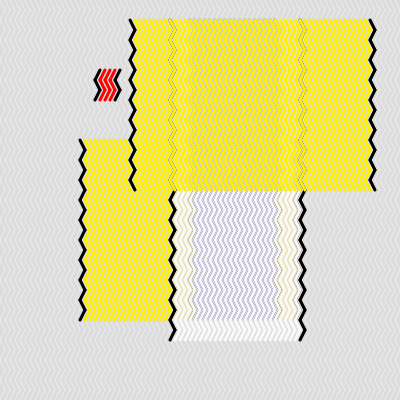
Frame 1 (no input)
Frame 60 (no input): identical to frame 1, image omitted
Frame 120 (the mouse pressed at the canvas centre since frame 60): identical to frame 1, image omitted

The p5.js sketch that drew this single still picture (run headless with seeded random() and noise() and a simulated clock; from frame 60 on, the mouse is pressed at the canvas centre):

// p5.js sketch
// ── sketch.js
let w = 5
let h = w*2;
let cols;
let rows;
let c;
let grid = []

let startingCol;
let endingCol;
let startingRow;
let endingRow;

let colRange;
let rowRange;

let blocks = []; let num;
let colors;


function setup() {
  createCanvas(400, 400);
  cols = width/w;
  rows = height/h;
  
  num = floor(random(3, 6));
  
  colors = [color(255, 240, 1), color(255, 1, 1), color(1, 1, 253), color(249)]
  
  for(let i = 0; i < num; i++) {
    blocks[i] = new Block(colors[i % colors.length]);
  }
  
  for(let i = 0; i < cols; i++) {
    grid[i] = [];
    for(let j = 0; j < rows; j++) {
        grid[i][j] = new Cell(i*w, j*h, w, h, j);
    }
  }
  
  
}

function draw() {
  background(220);
  
  for(let i = 0; i < cols; i++) {
    for(let j = 0; j < rows; j++) {
        stroke(255);
        strokeWeight(0.5);
        grid[i][j].displayCell();
    }
  }
  
  for(let i = 0; i < blocks.length; i++) {
    blocks[i].display();
  }
  
}
// ── block.js
class Block {
    constructor(c) {
      this.c = c;
      this.colRange = this.randomLengthGenerator(cols+1);
      this.rowRange = this.randomLengthGenerator(rows+1);
      this.block = [];
      for(let i = this.colRange.x; i < this.colRange.y; i++) {
          this.block[i] = []
          for(let j = this.rowRange.x; j < this.rowRange.y; j++) {
              this.block[i][j] = new Cell(i*w, j*h, w, h, j)      
          }
      }
    }
    
    display() {
       strokeWeight(3);
       for(let i = this.colRange.x; i < this.colRange.y; i++) {
          for(let j = this.rowRange.x; j < this.rowRange.y; j++) {
            
              if(i == this.colRange.x || i == this.colRange.y-1) {
                stroke(0);
              } else {
                stroke(this.c);
              }
            
              this.block[i][j].displayCell();
          }
      }
    }
    
    randomLengthGenerator(length) {
          let a;
          let b;
          do {
            a = floor(random(0, length));
            b = floor(random(0, length));
          } while(abs(a-b) < 3);
  
  
          let range = createVector(min(a, b), max(a, b));
  
          return range;
        }
  }
// ── cell.js
class Cell {
    constructor(x, y, w, h, row) {
        this.x = x;
        this.y = y;
        this.w = w;
        this.h = h;
        this.row = row
    }
    
    displayCell() {
         if(this.row%2 == 0) {
            line(this.x, this.y, this.x + w, this.y + this.h);
          } else {
            line(this.x + this.w, this.y, this.x, this.y + this.h)
          }
    }
  }
